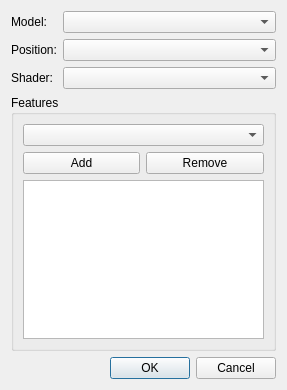
<?xml version="1.0" encoding="UTF-8"?>
<ui version="4.0">
 <class>guiModel</class>
 <widget class="QDialog" name="guiModel">
  <property name="geometry">
   <rect>
    <x>0</x>
    <y>0</y>
    <width>287</width>
    <height>390</height>
   </rect>
  </property>
  <property name="windowTitle">
   <string>Dialog</string>
  </property>
  <layout class="QFormLayout" name="formLayout">
   <item row="0" column="0">
    <widget class="QLabel" name="label">
     <property name="text">
      <string>Model:</string>
     </property>
    </widget>
   </item>
   <item row="0" column="1">
    <widget class="QComboBox" name="cboModels"/>
   </item>
   <item row="1" column="0">
    <widget class="QLabel" name="label_2">
     <property name="text">
      <string>Position:</string>
     </property>
    </widget>
   </item>
   <item row="1" column="1">
    <widget class="QComboBox" name="cboPositions"/>
   </item>
   <item row="2" column="0">
    <widget class="QLabel" name="label_3">
     <property name="text">
      <string>Shader:</string>
     </property>
    </widget>
   </item>
   <item row="2" column="1">
    <widget class="QComboBox" name="cboShaders"/>
   </item>
   <item row="3" column="0" colspan="2">
    <widget class="QGroupBox" name="groupBox">
     <property name="title">
      <string>Features</string>
     </property>
     <layout class="QGridLayout" name="gridLayout">
      <item row="0" column="0" colspan="2">
       <widget class="QComboBox" name="cboFeatures"/>
      </item>
      <item row="2" column="1">
       <widget class="QPushButton" name="btnFeatureRemove">
        <property name="text">
         <string>Remove</string>
        </property>
       </widget>
      </item>
      <item row="2" column="0">
       <widget class="QPushButton" name="btnFeatureAdd">
        <property name="text">
         <string>Add</string>
        </property>
       </widget>
      </item>
      <item row="3" column="0" colspan="2">
       <widget class="QListWidget" name="listFeatures">
        <property name="selectionMode">
         <enum>QAbstractItemView::ExtendedSelection</enum>
        </property>
       </widget>
      </item>
     </layout>
    </widget>
   </item>
   <item row="4" column="0" colspan="2">
    <widget class="QDialogButtonBox" name="buttonBox">
     <property name="orientation">
      <enum>Qt::Horizontal</enum>
     </property>
     <property name="standardButtons">
      <set>QDialogButtonBox::Cancel|QDialogButtonBox::Ok</set>
     </property>
    </widget>
   </item>
  </layout>
 </widget>
 <resources/>
 <connections>
  <connection>
   <sender>buttonBox</sender>
   <signal>accepted()</signal>
   <receiver>guiModel</receiver>
   <slot>accept()</slot>
   <hints>
    <hint type="sourcelabel">
     <x>248</x>
     <y>254</y>
    </hint>
    <hint type="destinationlabel">
     <x>157</x>
     <y>274</y>
    </hint>
   </hints>
  </connection>
  <connection>
   <sender>buttonBox</sender>
   <signal>rejected()</signal>
   <receiver>guiModel</receiver>
   <slot>reject()</slot>
   <hints>
    <hint type="sourcelabel">
     <x>316</x>
     <y>260</y>
    </hint>
    <hint type="destinationlabel">
     <x>286</x>
     <y>274</y>
    </hint>
   </hints>
  </connection>
 </connections>
</ui>
